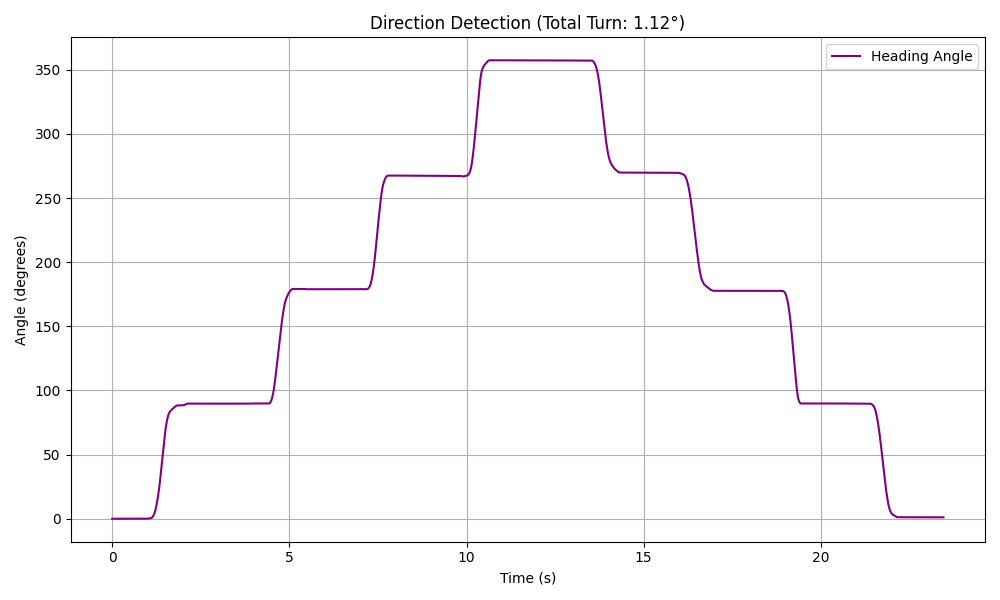

Write the Python code that produced this figure.
import pandas as pd
import matplotlib.pyplot as plt
import numpy as np
import os

def analyze_direction():
    csv_path = os.path.join('..', 'app', 'src', 'main', 'assets', 'TURNING.csv')
    
    try:
        # usecols=range(10) ensures we only read the valid columns and ignore trailing commas
        df = pd.read_csv(csv_path, usecols=range(10))
    except FileNotFoundError:
        print(f"Error: Could not find file at {csv_path}")
        return

    # 1. Process Timestamp
    df['time_sec'] = (df['timestamp'] - df['timestamp'].iloc[0]) / 1e9
    
    # Calculate dt
    # We can use the mean dt or individual dt
    # Individual dt is better if sampling is irregular
    df['dt'] = df['time_sec'].diff().fillna(0)

    # 2. Integrate Gyro Z
    # gyro_z is in rad/s (usually). Let's assume rad/s.
    # Angle = cumulative sum of (gyro_z * dt)
    df['angle_rad'] = (df['gyro_z'] * df['dt']).cumsum()
    
    # Convert to degrees
    df['angle_deg'] = np.degrees(df['angle_rad'])

    # 3. Results
    total_turn = df['angle_deg'].iloc[-1]
    print(f"Total angle turned: {total_turn:.2f} degrees")

    # 4. Plotting
    plt.figure(figsize=(10, 6))
    plt.plot(df['time_sec'], df['angle_deg'], label='Heading Angle', color='purple')
    
    plt.title(f'Direction Detection (Total Turn: {total_turn:.2f}°)')
    plt.xlabel('Time (s)')
    plt.ylabel('Angle (degrees)')
    plt.legend()
    plt.grid(True)
    
    plt.tight_layout()
    plt.savefig('part3_direction.png')
    print("Plot saved to 'part3_direction.png'")

if __name__ == "__main__":
    analyze_direction()
